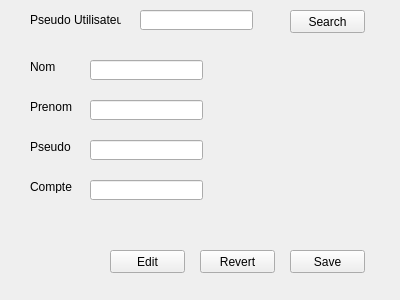
<?xml version="1.0" encoding="UTF-8"?>
<ui version="4.0">
 <class>InfosPerso</class>
 <widget class="QWidget" name="InfosPerso">
  <property name="geometry">
   <rect>
    <x>0</x>
    <y>0</y>
    <width>400</width>
    <height>300</height>
   </rect>
  </property>
  <property name="windowTitle">
   <string>Form</string>
  </property>
  <widget class="QLineEdit" name="SearchField">
   <property name="geometry">
    <rect>
     <x>140</x>
     <y>10</y>
     <width>113</width>
     <height>20</height>
    </rect>
   </property>
  </widget>
  <widget class="QLabel" name="label">
   <property name="geometry">
    <rect>
     <x>30</x>
     <y>10</y>
     <width>91</width>
     <height>20</height>
    </rect>
   </property>
   <property name="text">
    <string>Pseudo Utilisateur :</string>
   </property>
  </widget>
  <widget class="QPushButton" name="searchButton">
   <property name="geometry">
    <rect>
     <x>290</x>
     <y>10</y>
     <width>75</width>
     <height>23</height>
    </rect>
   </property>
   <property name="text">
    <string>Search</string>
   </property>
  </widget>
  <widget class="QLabel" name="label_2">
   <property name="geometry">
    <rect>
     <x>30</x>
     <y>60</y>
     <width>47</width>
     <height>13</height>
    </rect>
   </property>
   <property name="text">
    <string>Nom</string>
   </property>
  </widget>
  <widget class="QLabel" name="label_3">
   <property name="geometry">
    <rect>
     <x>30</x>
     <y>100</y>
     <width>47</width>
     <height>13</height>
    </rect>
   </property>
   <property name="text">
    <string>Prenom</string>
   </property>
  </widget>
  <widget class="QLabel" name="label_4">
   <property name="geometry">
    <rect>
     <x>30</x>
     <y>140</y>
     <width>47</width>
     <height>13</height>
    </rect>
   </property>
   <property name="text">
    <string>Pseudo</string>
   </property>
  </widget>
  <widget class="QLabel" name="label_5">
   <property name="geometry">
    <rect>
     <x>30</x>
     <y>180</y>
     <width>47</width>
     <height>13</height>
    </rect>
   </property>
   <property name="text">
    <string>Compte</string>
   </property>
  </widget>
  <widget class="QLineEdit" name="lastNameField">
   <property name="geometry">
    <rect>
     <x>90</x>
     <y>60</y>
     <width>113</width>
     <height>20</height>
    </rect>
   </property>
  </widget>
  <widget class="QLineEdit" name="firstNameField">
   <property name="geometry">
    <rect>
     <x>90</x>
     <y>100</y>
     <width>113</width>
     <height>20</height>
    </rect>
   </property>
  </widget>
  <widget class="QLineEdit" name="pseudoField">
   <property name="geometry">
    <rect>
     <x>90</x>
     <y>140</y>
     <width>113</width>
     <height>20</height>
    </rect>
   </property>
  </widget>
  <widget class="QLineEdit" name="accountField">
   <property name="geometry">
    <rect>
     <x>90</x>
     <y>180</y>
     <width>113</width>
     <height>20</height>
    </rect>
   </property>
  </widget>
  <widget class="QPushButton" name="editButton">
   <property name="geometry">
    <rect>
     <x>110</x>
     <y>250</y>
     <width>75</width>
     <height>23</height>
    </rect>
   </property>
   <property name="text">
    <string>Edit</string>
   </property>
  </widget>
  <widget class="QPushButton" name="revertButton">
   <property name="geometry">
    <rect>
     <x>200</x>
     <y>250</y>
     <width>75</width>
     <height>23</height>
    </rect>
   </property>
   <property name="text">
    <string>Revert</string>
   </property>
  </widget>
  <widget class="QPushButton" name="saveButton">
   <property name="geometry">
    <rect>
     <x>290</x>
     <y>250</y>
     <width>75</width>
     <height>23</height>
    </rect>
   </property>
   <property name="text">
    <string>Save</string>
   </property>
  </widget>
 </widget>
 <resources/>
 <connections/>
</ui>
